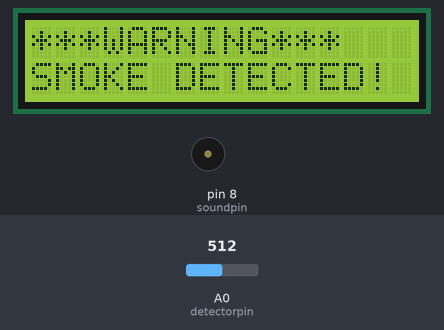
Bench run of a sketch on a simulated Arduino Uno, built with avr-gcc and run on an emulated ATmega328P. On the bench: 16×2 character LCD, buzzer (waves = sounding). The test bench sets the inputs (shaded band); at power-on: A0 (detectorpin) = 512.

Above: at 7.1 s.
7.2 s: A0 (detectorpin) set to 33
12.4 s: A0 (detectorpin) set to 28
At 16.2 s:
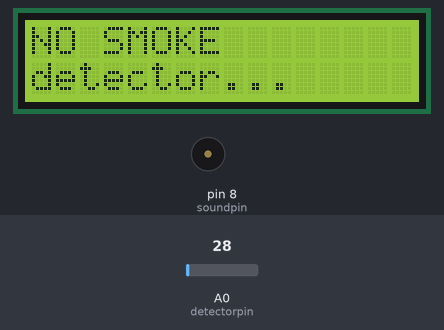
17.1 s: A0 (detectorpin) set to 122
At 17.29 s:
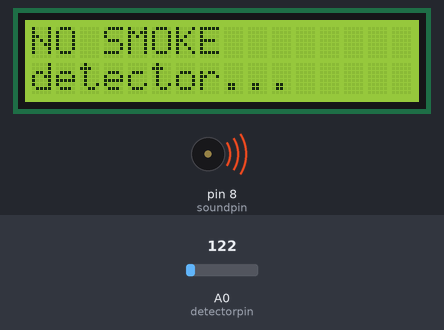
At 19.39 s:
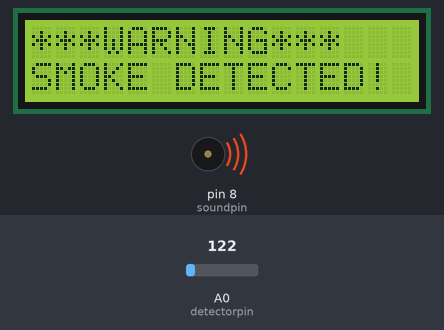
Timing chart, 0 to 29.0 s (numbered marks = the images above; inputs shaded):
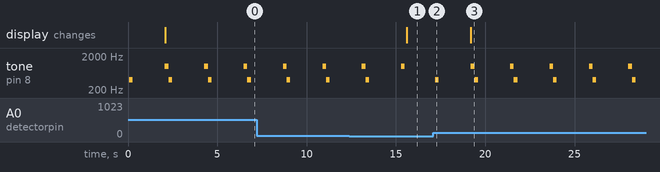

The sketch:

bp2_13.ino
```cpp
#include <LiquidCrystal.h>
LiquidCrystal lcd(12,11,5,4,3,2);
int soundpin=8;
int detectorpin=A0;
float smokelvl=0;
void setup() {
lcd.begin(16,2);

}

void loop() {
smokelvl=analogRead(detectorpin);
lcd.setCursor(0,0);
lcd.clear();
lcd.print("NO SMOKE");
lcd.setCursor(0,1);
lcd.print("detector...");
while(smokelvl>30)
{
  smokelvl=analogRead(detectorpin);
  tone(soundpin,400,200);
  delay(2000);
  tone(soundpin,1000,200);
  lcd.clear();
  lcd.setCursor(0,0);
  lcd.print("***WARNING***");
  lcd.setCursor(0,1);
  lcd.print("SMOKE DETECTED!");
  delay(200);
}
delay(100);

}
```

Measured:
- the behaviour switches between 31 and 30 on A0 (detectorpin) (found by bisection; images 0 and 1)
- after the input at 12.4 s, the display: changes after 3.2 s (image 1)
- after the input at 17.1 s, tone on pin 8 (soundpin): silent → 400 Hz after 0.09 s, then repeats every 2.2 s: silent 1.8 s, 1000 Hz 0.21 s, 400 Hz 0.20 s
- by itself, tone on pin 8 (soundpin): repeats every 2.2 s: silent 1.8 s, 1000 Hz 0.21 s, 400 Hz 0.20 s
